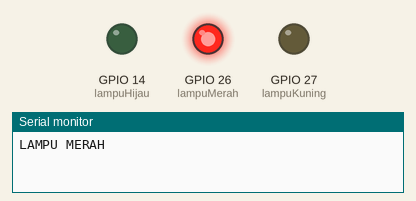
Simulated run of this program. Board: ESP32. On the bench: output pins drawn as LEDs (lit = HIGH), the last lines printed to the serial monitor.

Above: at 2.5 s.
At 6.0 s:
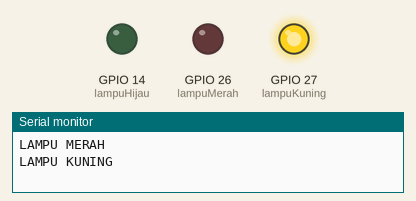
At 9.5 s:
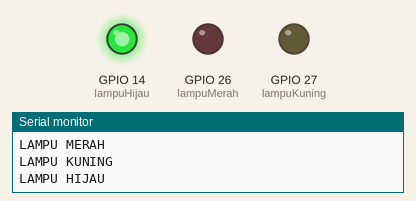
Timing chart, 0 to 15.6 s (numbered marks = the images above):
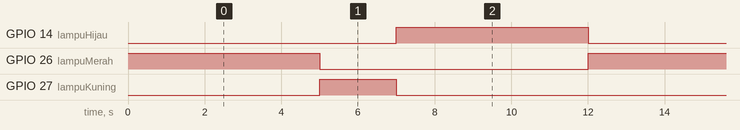

Measured:
- by itself, GPIO 14 (lampuHijau), GPIO 26 (lampuMerah): alternates HIGH for 5.0 s and LOW for 7.0 s
- by itself, GPIO 27 (lampuKuning): alternates HIGH for 2.0 s and LOW for 10.0 s
- by itself, everything shown: repeats every 12.0 s, in 3 steps

The program:

main.cpp
```cpp
#include <Arduino.h>
int lampuMerah = 26;
int lampuKuning = 27;
int lampuHijau = 14;

void setup() {
  Serial.begin(115200);
  pinMode(lampuMerah, OUTPUT);
  pinMode(lampuKuning, OUTPUT);
  pinMode(lampuHijau, OUTPUT);
}

void loop() {
  // Nyalakan lampu merah selama 5 detik
  digitalWrite(lampuMerah, HIGH);
  digitalWrite(lampuKuning, LOW);
  digitalWrite(lampuHijau, LOW);
  Serial.println("LAMPU MERAH");
  delay(5000); // Perbaiki dari 2000 ke 5000

  // Nyalakan lampu kuning selama 2 detik
  digitalWrite(lampuMerah, LOW);
  digitalWrite(lampuKuning, HIGH);
  digitalWrite(lampuHijau, LOW);
  Serial.println("LAMPU KUNING");
  delay(2000); // Perbaiki dari 1000 ke 2000

  // Nyalakan lampu hijau selama 5 detik
  digitalWrite(lampuMerah, LOW);
  digitalWrite(lampuKuning, LOW);
  digitalWrite(lampuHijau, HIGH);
  Serial.println("LAMPU HIJAU");
  delay(5000); // Perbaiki dari 2000 ke 5000
}
```
